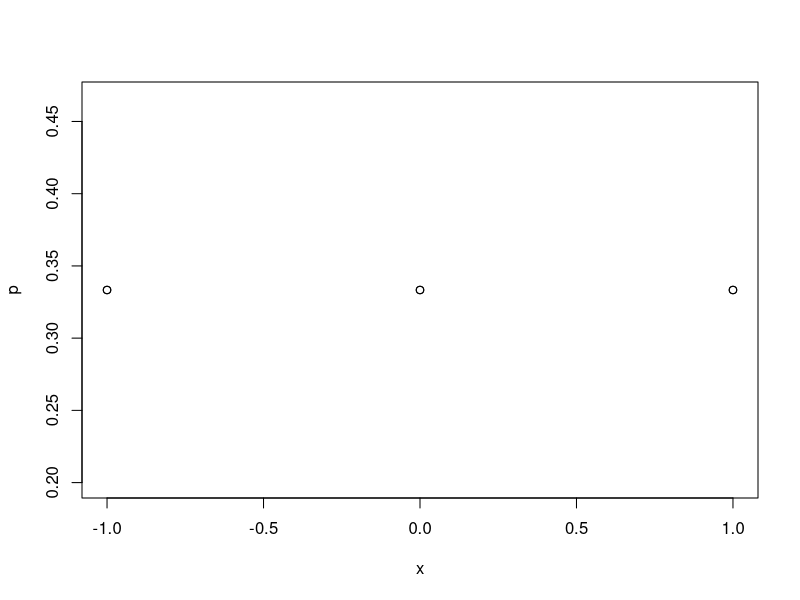
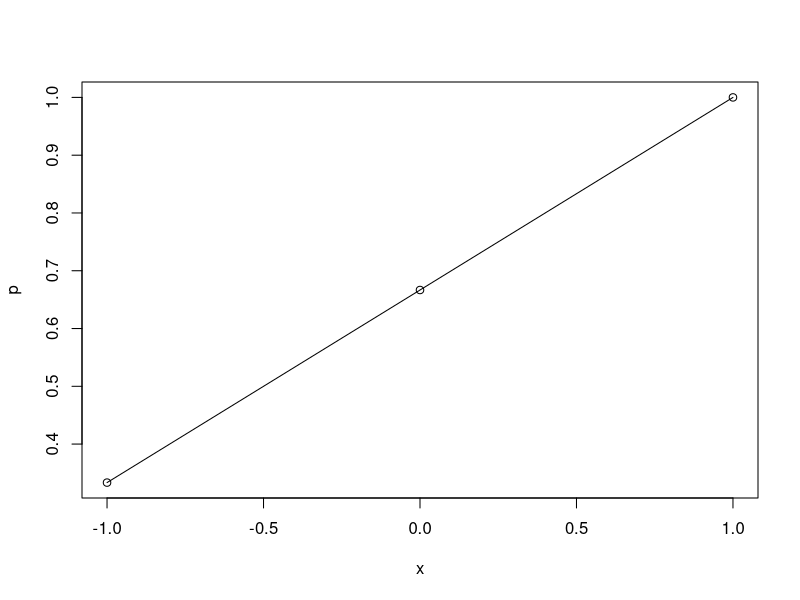

Here is the R script that generated these plots, in order: (Note: this script raises an error after producing the figures.)


## PMF FOR PART(B):

df<- data.frame(x=c(-1,0,1),p=c(1/3,1/3,1/3))
#plot(df,type='l')
plot(df)
points(df)



## CDF FOR PART(B):

df<- data.frame(x=c(-1,0,1),p=c(1/3,1/3,1/3))
#plot(df,type='l')
plot(cf_df<-transform(df,p=cumsum(p)),type='l')
points(cf_df)


------------------------------

## Using step function for cdf for PART(B):
  
cdf<-function(x){
  ifelse(x < -1,
         0,
         ifelse(x < 0,
                1/3,
         ifelse( x < 1,
                 2/3,1)
         )
  )
}
curve(cdf,-2,2,n=1024,col='blue')  

#---------------------------

cdf <- function(x) {
  ifelse(
    x < -4,
    0,
    ifelse(
      x < -1,
      0.1,
      ifelse(
        x < 1,
        0.3,
        ifelse(
          x < 2,
          0.9,
          1
        )
      )
    )
  )
}
curve(cdf, -5, 5, n = 1237,col='blue')

f1 <- function(x) {
  sin(x) # Calculating Sine Value for the Plot.
}

curve(f1, -4, 4, col ="red") # Specifing the range between -4, 4. 













#-----------------------------------


p<-function(x){if ( x==-4) {
  0.1
} else if (x==-1 ) {
  0.2
} else if ( x==1) {
  0.6
} else if (x==2 ) {
  0.1
} else {
  0
}
}
### support
x = seq(-4,2,1)
### PDF
plot(x,sapply(x,p),ylab="PDF")
### CDF
plot(x,cumsum(sapply(x,p)),ylab="CDF")
